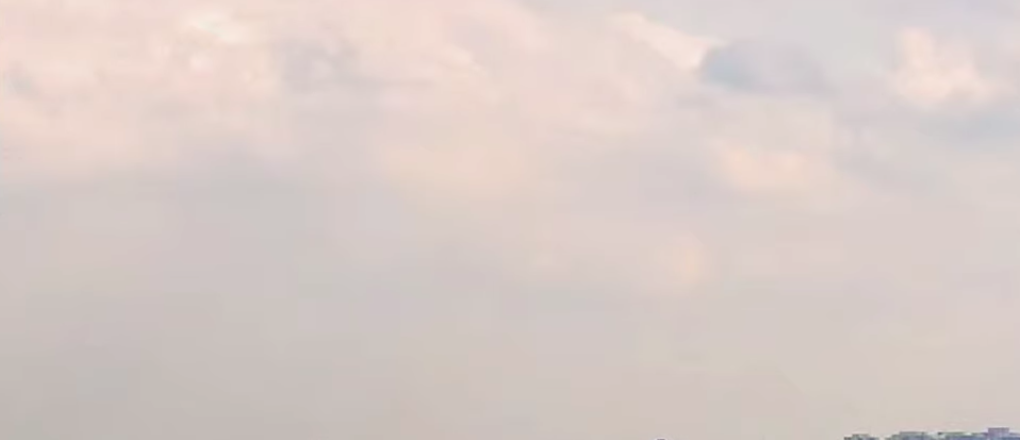
#> input picture sshots/SBGR-20230429172714.png, 1020 x 440 px
$ python -i ga_filtro_contraste.py   (imports and definitions only)   (older library calls are emulated)
#> lines starting #> are read from the running program, lines starting #| are printed output that depends on the picture
#> further down, picture is the input picture: shape (440, 1020, 3); mean B, G, R 200, 204.4, 217
# -*- coding: utf-8 -*-
"""
ga_filtro_contraste

A imagem é carregada e convertida para escala de cinza.  Calcula-se o contraste local
usando o filtro de Sobel.  O filtro de Sobel é aplicado separadamente nas direções x e
y para calcular as derivadas parciais da imagem em relação a essas direções.  Em
seguida, usam-se as derivadas parciais para calcular o contraste local em cada pixel.
Calcula-se a média do contraste local.  Essa média é uma medida do contraste geral da
imagem.  Compara-se a média do contraste com o limite que define o nível de
sensibilidade.  Se a média do contraste estiver abaixo do limite (threshold), o
programa indica que o nevoeiro foi detectado.

2023.may  mlabru  initial version (Linux/Python)
"""
# < imports >----------------------------------------------------------------------------------

# python library
import logging

# numPy
import numpy as np
# openCV
import cv2

# < logging >----------------------------------------------------------------------------------

# logger
M_LOG = logging.getLogger(__name__)
# [1 line not run here, left out]

# ---------------------------------------------------------------------------------------------
def filtro_contraste(f_image) -> float:
    """
    filtro baseado na diferença de contraste entre regiões para detecção de nevoeiro em
    uma imagem

    :param fs_image_path: path da imagem a analisar
    :param fi_threshold: limite que define o nível de sensibilidade da detecção

    :returns: True indica que o nevoeiro foi detectado. False, senão.
    """
    # logger
    M_LOG.info(">> filtro_contraste")

    # converte a imagem para escala de cinza
    l_gray = cv2.cvtColor(f_image, cv2.COLOR_BGR2GRAY)

    # calcula o contraste local usando o filtro de Sobel
    l_grad_x = cv2.Sobel(l_gray, cv2.CV_64F, 1, 0, ksize=3)
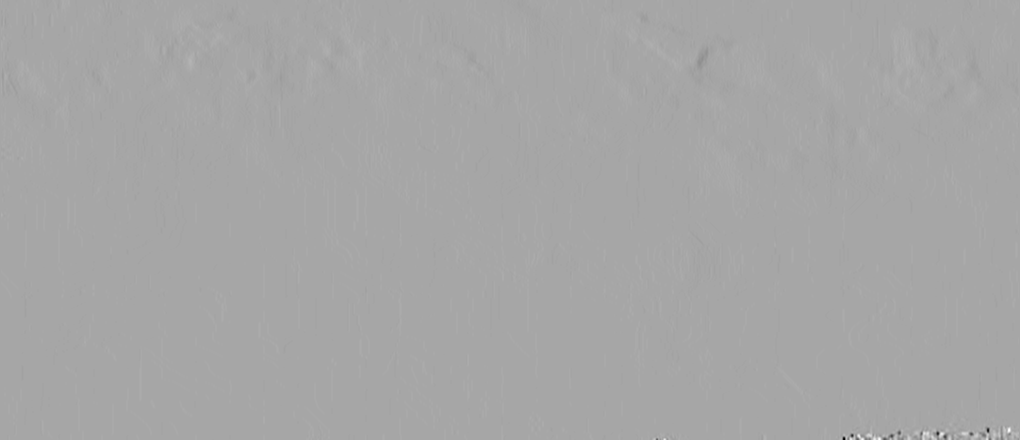
#> l_grad_x: shape (440, 1020) float64; min -274, max 145, mean 0; drawn with min black and max white
    l_grad_y = cv2.Sobel(l_gray, cv2.CV_64F, 0, 1, ksize=3)

    # calcula o contraste local
    l_local_contrast = np.sqrt(l_grad_x ** 2 + l_grad_y ** 2)
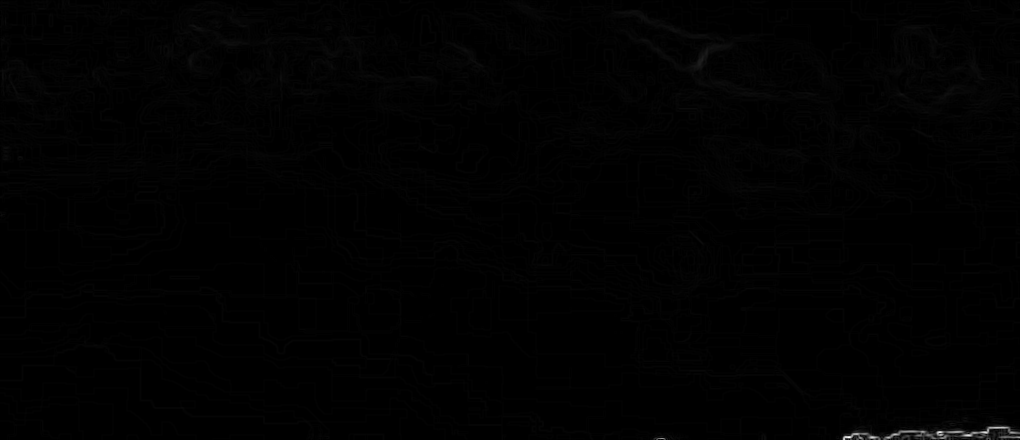
#> l_local_contrast: shape (440, 1020) float64; min 0, max 348, mean 2.2; drawn with min black and max white

    # retorna a média do contraste local
    return np.mean(l_local_contrast)

# ---------------------------------------------------------------------------------------------
def do_filtro_contraste(fs_image_path: str, fi_threshold: int = 30) -> bool:
    """
    filtro baseado na diferença de contraste entre regiões para detecção de nevoeiro em
    uma imagem

    :param fs_image_path: path da imagem a analisar
    :param fi_threshold: limite que define o nível de sensibilidade da detecção

    :returns: True indica que o nevoeiro foi detectado. False, senão.
    """
    # logger
    M_LOG.info(">> do_filtro_contraste")

    # carrega a imagem
    l_image = cv2.imread(fs_image_path)

    # retorna se a média do contraste está abaixo do limite (i.e. nevoeiro detectado)
    return filtro_contraste(l_image) < fi_threshold

# < the end >----------------------------------------------------------------------------------

>>> import cv2
>>> picture = cv2.imread('../sshots/SBGR-20230429172714.png')
>>> result = filtro_contraste(picture)
#> result = 2.2
